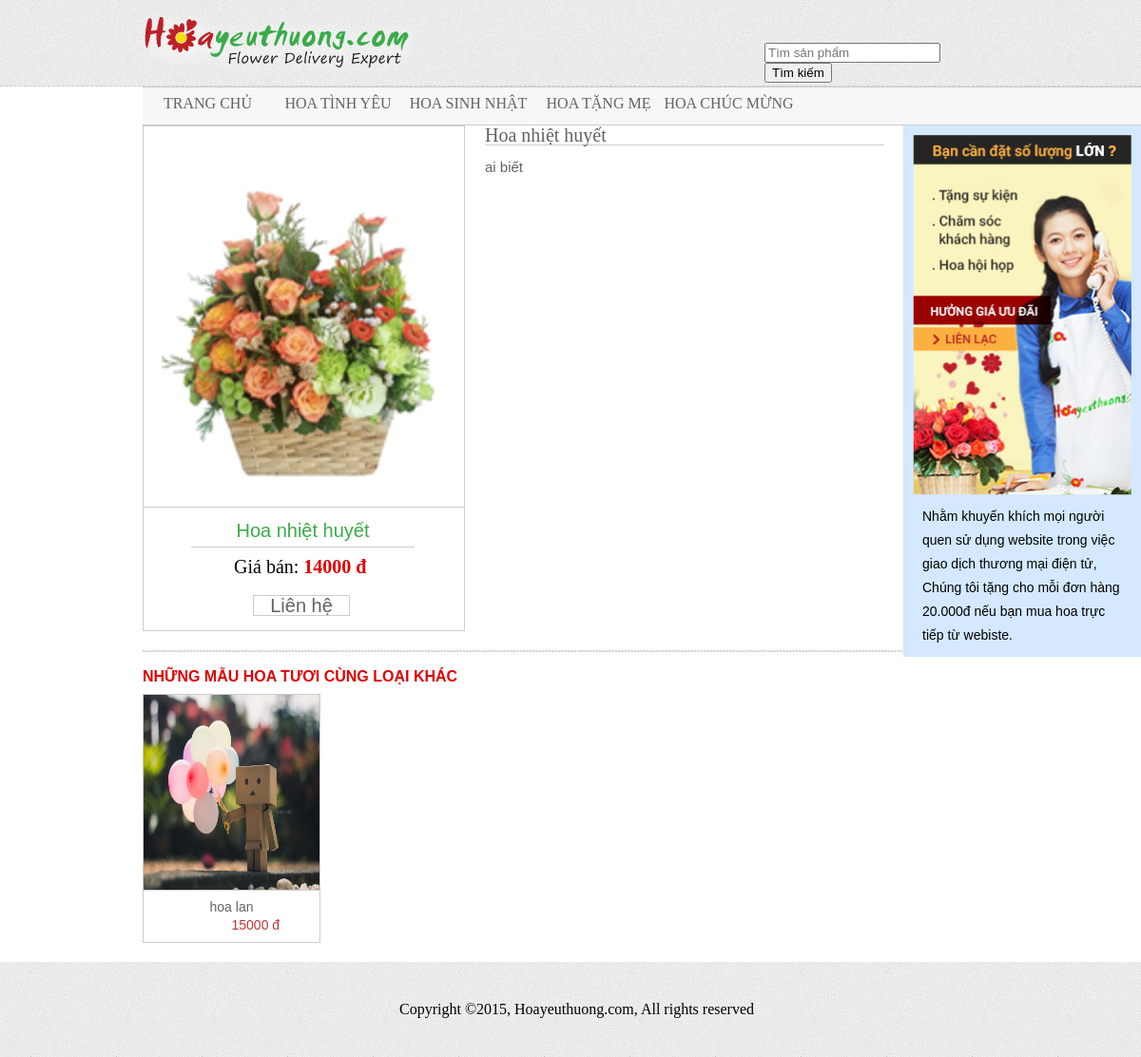
/cat.php?idh=3, run on the app's committed database.
### tables this page shows
CREATE TABLE `theloai` (
  `id_theloai` int(11) NOT NULL,
  `Tentheloai` varchar(100) NOT NULL
);

CREATE TABLE `hoa` (
  `id_hoa` int(11) NOT NULL,
  `Tenhoa` varchar(100) NOT NULL,
  `Giaban` int(10) NOT NULL,
  `Hinhanh` varchar(100) NOT NULL,
  `Mota` varchar(1000) NOT NULL,
  `id_theloai` int(11) NOT NULL,
  `id_nhom` int(11) NOT NULL
);

### cat.php (called while the page is built)
<?php include_once $_SERVER["DOCUMENT_ROOT"].'/banhoa/templates/public/inc/header.php';?>
<?php include_once $_SERVER["DOCUMENT_ROOT"].'/banhoa/templates/public/inc/cat.php';?>
<?php include_once $_SERVER["DOCUMENT_ROOT"].'/banhoa/templates/public/inc/footer.php';?>

### templates/public/inc/cat.php (the view, shortened to what this page needs)
<?php
	$idh = $_REQUEST['idh'];
	$sql = "SELECT * FROM hoa WHERE id_hoa = {$idh}";
	$result = $mysqli->query($sql);
	$arrHoa = mysqli_fetch_assoc($result);
	$ten_hoa = $arrHoa['Tenhoa'];
	$img=$arrHoa["Hinhanh"];
	$money=$arrHoa["Giaban"];
	$detail=$arrHoa["Mota"];
	$id=$arrHoa["id_theloai"];
?>
			</div>
			<div class="content">
				<div class="left_content2">
					<div class="img_hoa2">
						<div class="img_hoa_item2">
							<img src="file/images/<?php echo $img?>" title=""/>
						</div>
						<div class="name_hoa2">
							<p><?php echo $ten_hoa?></p>
							<span>Giá bán: <strong><?php echo $money?> đ</strong></span>
							<p class="lienhe"><a href="contact.php">Liên hệ</a></p>
						</div>
					</div>
					<div class="cat_hoa2">
						<h3><?php echo $ten_hoa?></h3>
						<p><?php echo $detail?></p>
					</div>
					<div class="item_new2">
						<h3>NHỮNG MẪU HOA TƯƠI CÙNG LOẠI KHÁC</h3>
						<ul>
						<?php
							$selectc="select * from hoa where id_hoa!='{$idh}' and id_theloai='{$id}' ORDER BY id_hoa DESC";
							$resultc=$mysqli->query($selectc);
							while($arrc=mysqli_fetch_assoc($resultc)){
						?>
							<li>
								<a href="cat.php?idh=<?php echo $arrc["id_hoa"]?>" title="">
									<div class="hinhanh2">
										<img src="file/images/<?php echo $arrc["Hinhanh"]?>"/>
									</div>
									<p><?php echo $arrc["Tenhoa"]?></br>
										<span><?php echo $arrc["Giaban"]?> đ</span>
									</p>
								</a>
							</li>
							<?php }?>
						</ul>
					</div>
				</div>
				<div class="right_content2">
					<div class="gioithieu2">
						<img src="/banhoa/templates/public/images/dat-hoa-so-luong-lon.png"/>
						<p>Nhằm khuyến khích mọi người quen sử dụng website trong việc
						giao dịch thương mại điện tử, Chúng tôi tặng cho mỗi đơn hàng 20.000đ
						nếu bạn mua hoa trực tiếp từ webiste.</p>
					</div>
				</div>
			</div>

### templates/public/inc/header.php (shortened to what this page needs)
<?php
require_once $_SERVER['DOCUMENT_ROOT'] . "/banhoa/function/dbconnection.php";
?>
<html>
	<head>
		<link rel="stylesheet" href="templates/public/css/style.css" type="text/css"/>
	</head>
	<body>
		<div class="wrapper">
			<div class="header">
				<div class="top_header">
					<div class="search">
						<div class="logo">
							<a href="/banhoa/index.php" title="Logo">
								<img src="../banhoa/templates/public/images/logo-hoa-yeu-thuong.png"/>
							</a>
						</div>
						<form class="timkiem" action="/banhoa/search.php" method="post">
							<input type="text" name="txt_search" placeholder="Tìm sản phẩm" id="txt_search"/>
							<input type="Submit" name="btn_search" id="btn_search" value="Tìm kiếm"/>
						</form>
					</div>
					<div class="menu">
						<ul class="menu_item">
							<li><a href="/banhoa/index.php" title="">TRANG CHỦ</a></li>
							<?php
								$selectdmh="select * from theloai LIMIT 4";
								$resultdmh=$mysqli->query($selectdmh);
								while($arrdmh=mysqli_fetch_assoc($resultdmh)){
							?>
							<li><a href="item.php?idtl=<?php echo $arrdmh["id_theloai"]?>" title=""><?php echo $arrdmh["Tentheloai"]?></a></li>
							<?php }?>
						</ul>
					</div>
				</div>

### templates/public/css/style.css (style rules this page uses)
html, body, div, span, applet, object, iframe, h1, h2, h3, h4, h5, h6, p, blockquote, pre, a, abbr, acronym, address, big, cite, code, del, dfn, em, img, ins, kbd, q, s, samp, small, strike, strong, sub, sup, tt, var, b, u, i, center, dl, dt, dd, ol, ul, li, fieldset, form, label, legend, table, caption, tbody, tfoot, thead, tr, th, td, article, aside, canvas, details, embed, figure, figcaption, footer, header, hgroup, menu, nav, output, ruby, section, summary, time, mark, audio, video { border: 0 none; font-size: 100%; margin: 0; padding: 0; }
body { line-height: 1; }
ol, ul { list-style: outside none none; }
.wrapper { width: 100%; }
.wrapper .header .top_header .search { background: rgba(0, 0, 0, 0) url("../images/bg-special.png") repeat scroll 0 0; border-bottom: 1px dashed #ccc; height: 90px; }
.wrapper .header .top_header .search .logo { float: left; margin-left: 150px; margin-top: 15px; }
.wrapper .header .top_header .search .timkiem { float: right; margin-right: 150px; margin-top: 45px; width: 246px; }
.wrapper .header .top_header .search .timkiem input { float: left; }
.wrapper .header .top_header .menu { background-color: #f7f7f7; border-bottom: 1px solid #ccc; height: 40px; margin-left: 150px; width: 1050px; }
.wrapper .header .top_header .menu .menu_item { background-color: #f7f7f7; border-bottom: 1px solid #ccc; }
.wrapper .header .top_header .menu .menu_item li { float: left; height: 30px; margin-top: 10px; position: relative; text-align: center; width: 137px; }
.wrapper .header .top_header .menu .menu_item li a { color: #636363; }
.wrapper .header .top_header .menu .menu_item li:last-child { border-bottom: medium none; }
.wrapper .content { margin-left: 150px; width: 1050px; }
a { color: #636363; text-decoration: none; }
.wrapper .content .left_content2 { float: left; width: 800px; }
.wrapper .content .left_content2 .img_hoa2 { border: 1px solid #ccc; float: left; height: 530px; width: 337px; }
.wrapper .content .left_content2 .img_hoa2 .img_hoa_item2 { border-bottom: 1px solid #ccc; margin-top: 20px; padding-bottom: 20px; }
.wrapper .content .left_content2 .img_hoa2 .img_hoa_item2 img { height: 360px; margin-left: 19px; width: 300px; }
.wrapper .content .left_content2 .img_hoa2 .name_hoa2 p { border-bottom: 1px solid #ccc; color: #39ab49; font-family: arial; font-size: 20px; font-weight: normal; height: 27px; margin-left: 50px; margin-top: 14px; text-align: center; width: 235px; }
.wrapper .content .left_content2 .img_hoa2 .name_hoa2 span { font-size: 20px; margin-left: 95px; margin-top: 10px; position: absolute; }
.wrapper .content .left_content2 .img_hoa2 .name_hoa2 span strong { color: #e10000; }
.wrapper .content .left_content2 .img_hoa2 .name_hoa2 .lienhe { border: 1px solid #ccc; height: 20px; margin-left: 115px; margin-top: 50px; width: 100px; }
.wrapper .content .left_content2 .cat_hoa2 { float: right; margin-right: 20px; width: 420px; }
.wrapper .content .left_content2 .cat_hoa2 h3 { border-bottom: 1px solid #ccc; color: #636363; font-family: fantasy; font-size: 20px; font-weight: normal; }
.wrapper .content .left_content2 .cat_hoa2 p { color: #636363; font-family: arial; font-size: 15px; font-weight: normal; line-height: 25px; margin-top: 10px; }
.wrapper .content .left_content2 .item_new2 { background: rgba(0, 0, 0, 0) url("../images/line.png") repeat-x scroll left top; margin-top: 20px; padding-top: 20px; }
.wrapper .content .left_content2 .item_new2 h3 { color: #e10000; font-family: arial; font-size: 16px; }
.wrapper .content .left_content2 .item_new2 ul { margin-top: 10px; }
.wrapper .content .left_content2 .item_new2 ul li { border: 1px solid #ccc; float: left; height: 260px; margin-bottom: 20px; margin-right: 10px; width: 185px; }
.wrapper .content .left_content2 .item_new2 ul li a .hinhanh2 img { border-bottom: 1px solid #ccc; height: 205px; width: 185px; }
.wrapper .content .left_content2 .item_new2 ul li a p { font-family: arial; font-size: 14px; margin-top: 10px; text-align: center; }
.wrapper .content .left_content2 .item_new2 ul li a p span { color: #c33439; margin-top: 5px; position: absolute; }
.wrapper .content .right_content2 { background-color: #d4e9ff; float: right; font-family: arial; font-size: 14px; line-height: 25px; width: 250px; }
.wrapper .content .right_content2 .gioithieu2 { margin: 10px; width: 230px; }
.wrapper .content .right_content2 .gioithieu2 img { width: 230px; }
.wrapper .content .right_content2 .gioithieu2 p { margin: 10px; }

### data on the page
theloai: Tentheloai "HOA TÌNH YÊU"
theloai: Tentheloai "HOA SINH NHẬT"
theloai: Tentheloai "HOA TẶNG MẸ"
theloai: Tentheloai "HOA CHÚC MỪNG"
hoa: Hinhanh (picture), Tenhoa "Hoa nhiệt huyết", Giaban "14000", Mota "ai biết"
hoa: Hinhanh (picture), Tenhoa "hoa lan", Giaban "15000"
